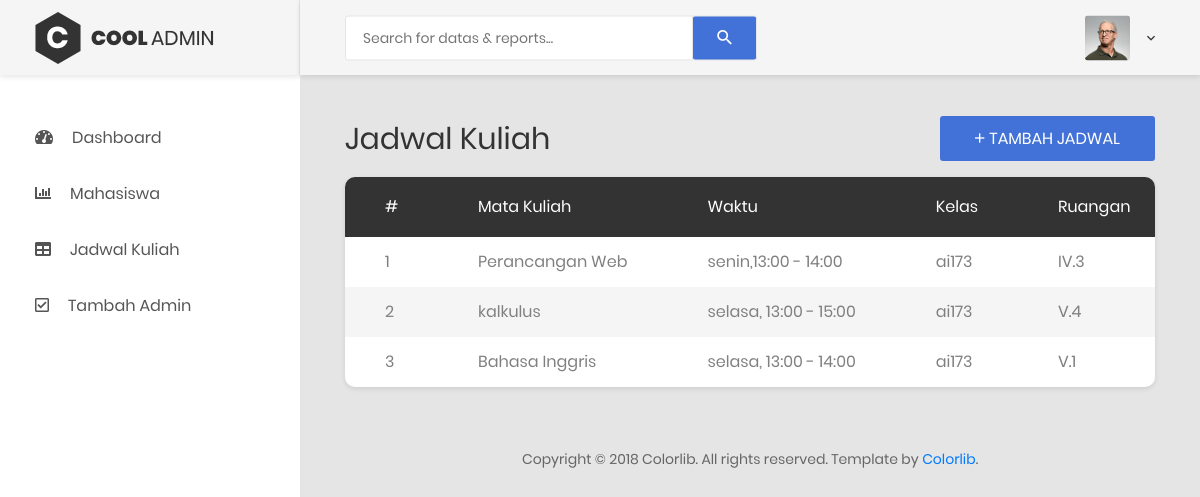
/detail_jadwal.php (signed in), run on an earlier commit of the app's database.
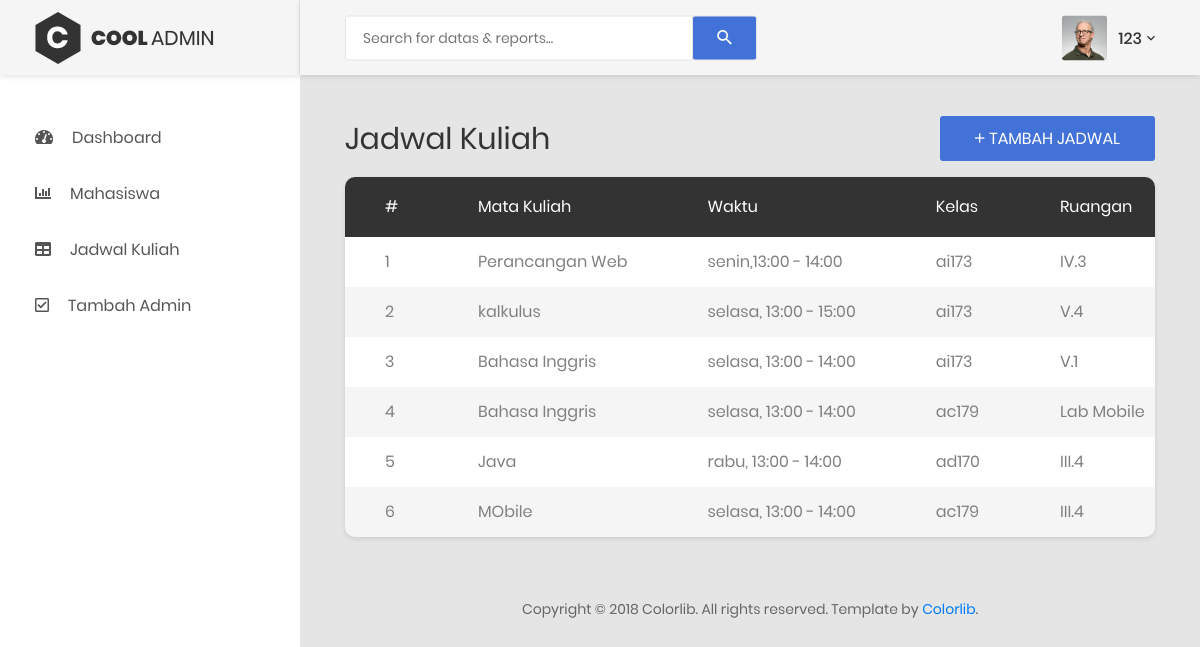
And on a later commit of the database.
### tables this page shows
CREATE TABLE `data_jadwal` (
  `id` int(255) NOT NULL,
  `matkul` varchar(255) NOT NULL,
  `jam` varchar(255) NOT NULL,
  `kelas` varchar(255) NOT NULL,
  `ruangan` varchar(255) NOT NULL
);

### detail_jadwal.php (the view, shortened to what the changed rows need)
<?php
include 'koneksi.php';
include 'header_footer/header_admin.php';
$jadwal = mysqli_query($koneksi,"SELECT * FROM data_jadwal");
?>
     <div class="main-content">
                <div class="section__content section__content--p30">
                    <div class="container-fluid">
                      <div class="row mb-3">
                            <div class="col-md-12">
                                <div class="overview-wrap">
                                    <h2 class="title-1">Jadwal Kuliah</h2>
                                </div>
                            </div>
                        </div>
                        <div class="row">
                            <div class="col-lg-12">
                                <div class="table-responsive table--no-card m-b-40">
                                    <table class="table table-borderless table-striped table-earning">
                                        <thead>
                                            <tr>
                                                <th>#</th>
                                                <th>Mata Kuliah</th>
                                                <th>Waktu</th>
                                                <th >Kelas</th>
                                                <th >Ruangan</th>
                                            </tr>
                                        </thead>
                                        <tbody>
                                        <?php
                                        $no = "1";
                                        foreach ($jadwal as $j):
                                        ?>
                                            <tr>
                                                <td><?php echo $no ?></td>
                                                <td> <?php echo $j['matkul'] ?></td>
                                                <td><?php echo $j['jam'] ?></td>
                                                <td><?php echo $j['kelas'] ?></td>
                                                <td> <?php echo $j['ruangan'] ?></td>
                                            </tr>
                                            <?php
                                         $no++;
                                        endforeach; ?>
                                        </tbody>
                                    </table>
                                </div>
                            </div>
                        </div>
                    </div>
                </div>
            </div>
            </div>
<?php
include 'header_footer/footer_admin.php';
?>

### header_footer/header_admin.php (shortened to what the changed rows need)
<!DOCTYPE html>
<html lang="en">
<head>
    <link href="css/font-face.css" rel="stylesheet" media="all">
    <link href="vendor/font-awesome-4.7/css/font-awesome.min.css" rel="stylesheet" media="all">
    <link href="vendor/font-awesome-5/css/fontawesome-all.min.css" rel="stylesheet" media="all">
    <link href="vendor/mdi-font/css/material-design-iconic-font.min.css" rel="stylesheet" media="all">
    <link href="vendor/bootstrap-4.1/bootstrap.min.css" rel="stylesheet" media="all">
    <link href="vendor/animsition/animsition.min.css" rel="stylesheet" media="all">
    <link href="vendor/bootstrap-progressbar/bootstrap-progressbar-3.3.4.min.css" rel="stylesheet" media="all">
    <link href="vendor/wow/animate.css" rel="stylesheet" media="all">
    <link href="vendor/css-hamburgers/hamburgers.min.css" rel="stylesheet" media="all">
    <link href="vendor/slick/slick.css" rel="stylesheet" media="all">
    <link href="vendor/select2/select2.min.css" rel="stylesheet" media="all">
    <link href="vendor/perfect-scrollbar/perfect-scrollbar.css" rel="stylesheet" media="all">
    <link href="css/theme.css" rel="stylesheet" media="all">
</head>
<body class="animsition">
    <div class="page-wrapper">
        <div class="page-container">
            <header class="header-desktop">
                <div class="section__content section__content--p30">
                    <div class="container-fluid">
                        <div class="header-wrap">
                            <div class="header-button">
                                <div class="account-wrap">
                                    <div class="account-item clearfix js-item-menu">
                                        <div class="content">
                                            <a class="js-acc-btn" href="#"><?php echo $_SESSION['username']; ?></a>
                                        </div>
                                    </div>
                                </div>
                            </div>
                        </div>
                    </div>
                </div>
            </header>

What changed in the data, as far as the page shows it:
added data_jadwal: matkul "Bahasa Inggris", jam "selasa, 13:00 - 14:00", kelas "ac179", ruangan "Lab Mobile"
added data_jadwal: matkul "Java", jam "rabu, 13:00 - 14:00", kelas "ad170", ruangan "III.4"
added data_jadwal: matkul "MObile", jam "selasa, 13:00 - 14:00", kelas "ac179", ruangan "III.4"
Also different on the page:
$_SESSION['username']: (not shown) → "123"
